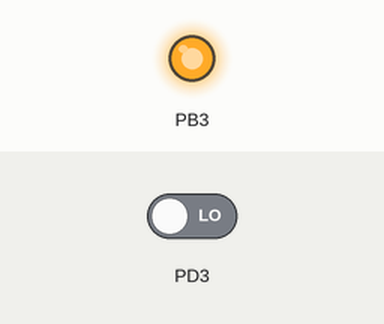
Recording of a program running on a simulated ATmega32, built with avr-gcc and emulated at 12 MHz. Parts: output pins drawn as LEDs (lit = HIGH). The test bench sets the inputs (shaded band); at power-on: PD3 LOW.

Above: at 1.2 s.
1.3 s: PD3 driven HIGH
At 2.2 s:
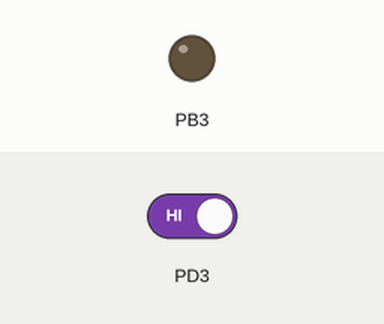
Timing chart, 0 to 4.3 s (numbered marks = the images above; inputs shaded):
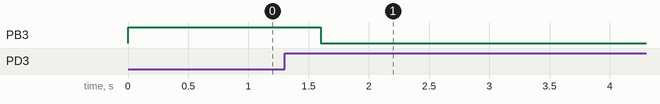

Measured:
- after the input at 1.3 s, PB3: HIGH → LOW after 0.30 s

The program:

main.c
```c
/*
 * Lab1_Task6.c
 *
 * Created: 23-Jul-18 5:58:25 PM
 * Author : Dell
 */

#ifndef F_CPU
#define F_CPU 12000000ul
#endif

#include <avr/io.h>
#include <avr/interrupt.h>
#include <util/delay.h>

volatile int ledMode;

int main(void)
{
    // PB3 as output for LED
	DDRB |= 1 << DDB3;
	// PD3 as input from push button
	DDRD &= ~(1 << DDD3);

	// INTERRUPT INIT
	//============================================================
	// Set INT1 as external interrupt
	GICR |= 1 << INT1;
	// Interrupt request on rising edge of INT1
	MCUCR |= (1 << ISC11) | (1 << ISC10);
	// Enable global interrupt
	sei();

	ledMode = 1;

    while (1)
    {
		// Toggle LED on and off
		if (ledMode) {
			PORTB |= 1 << PORTB3;
		} else {
			PORTB &= ~(1 << PORTB3);
		}
    }
}

ISR (INT1_vect) {
	_delay_ms(300);
	ledMode ^= 1;
}
```
